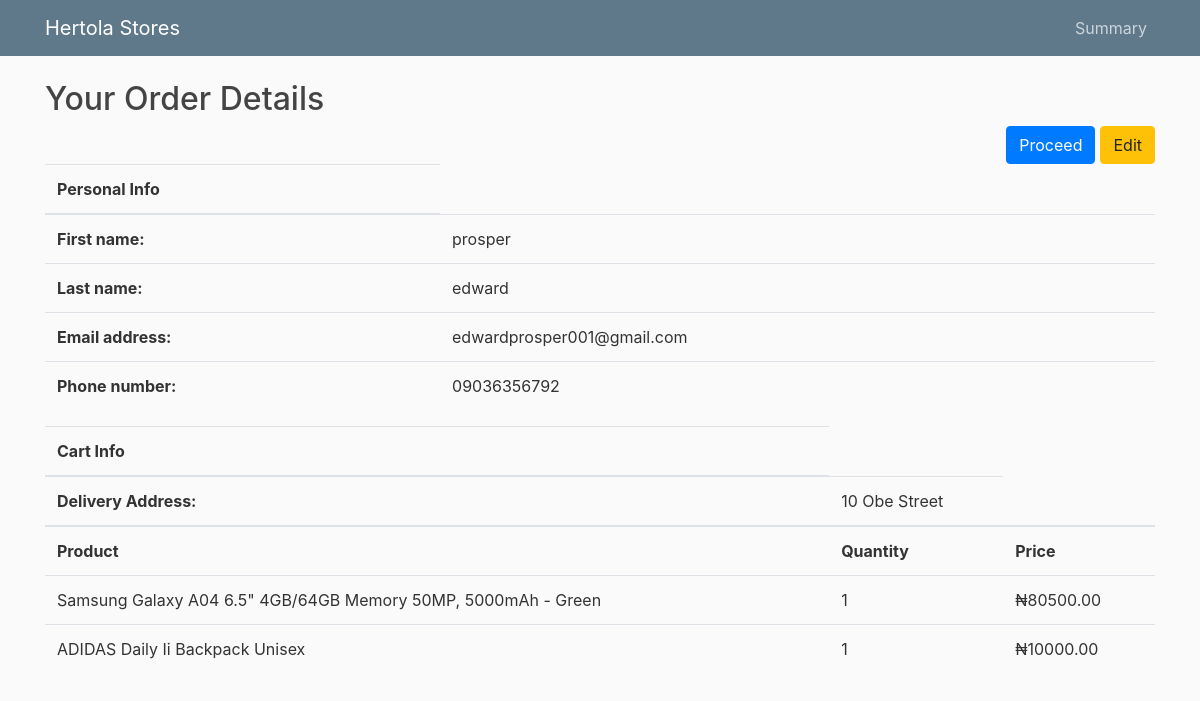
Page /orders/6/details/ on the committed database.
### orders/models.py (models this page shows, shortened)
class Order(models.Model):
    first_name = models.CharField(max_length=50)
    last_name = models.CharField(max_length=50)
    email = models.EmailField()
    phone_number = models.CharField(max_length=11)
    address = models.CharField(max_length=250)
    postal_code = models.CharField(max_length=20)
    city = models.ForeignKey(LGA, on_delete=models.CASCADE)
    delivery_fee = ChainedForeignKey(Delivery_prices, chained_field="city",
                                     chained_model_field="city",
                                     show_all=False,
                                    auto_choose=True,
                                    sort=True)
    created = models.DateTimeField(auto_now_add=True)
    updated = models.DateTimeField(auto_now=True)
    paid = models.BooleanField(default=False)
    ref = models.CharField(max_length=200)
    refund_requested = models.BooleanField(default=False)
    refund_granted = models.BooleanField(default=False)
    coupon = models.ForeignKey(Coupon,
                               related_name='orders',
                               null=True,
                               blank=True,
                               on_delete=models.SET_NULL)
    discount = models.IntegerField(default=0,
                                   validators=[MinValueValidator(0),
                                       MaxValueValidator(100)])
    class Meta:
        ordering = ['-created']
        indexes = [
            models.Index(fields=['-created']),
        ]

class OrderItem(models.Model):
    order = models.ForeignKey(Order,
                              related_name='items',
                              on_delete=models.CASCADE)
    product = models.ForeignKey(Product,
                                related_name='order_items',
                                on_delete=models.CASCADE)
    price = models.DecimalField(max_digits=10,
                                decimal_places=2)
    quantity = models.PositiveIntegerField(default=1)
    def get_cost(self):
        return self.price * self.quantity

### shop/models.py (models this page shows, shortened)
class Product(models.Model):
    category = models.ForeignKey(Category,
                                 related_name='products',
                                 on_delete=models.CASCADE)
    subcategory = models.ForeignKey(SubCategory, on_delete=models.CASCADE, blank=True, null=True)
    supersubcategory = models.ForeignKey(SuperSubCategory, on_delete=models.CASCADE, blank=True, null=True)
    brand = models.CharField(max_length=150)
    name = models.CharField(max_length=200)
    slug = models.SlugField(max_length=200)
    image = models.ImageField(upload_to='products/%Y/%m/%d',
                              blank=True)
    other_images = models.ManyToManyField(MyProductImages)
    description = models.TextField(blank=True)
    specifications = RichTextField(blank=True, null=True)
    price = models.DecimalField(max_digits=10,
                                decimal_places=2)
    available = models.BooleanField(default=True)
    bestseller = models.BooleanField(default=False)
    created = models.DateTimeField(auto_now_add=True)
    updated = models.DateTimeField(auto_now=True)
    class Meta:
        ordering = ['name']
        indexes = [
            models.Index(fields=['id', 'slug']),
            models.Index(fields=['name']),
            models.Index(fields=['-created']),
        ]

### orders/views.py (the view)
# urls.py: path("<int:id>/details/", views.order_details, name='order-details'),
def order_details(request, id):
    current_order = Order.objects.get(id=id)
    current_orderitem = OrderItem.objects.filter(order=current_order)
    context = {
        "current_order": current_order,
        "current_orderitem": current_orderitem,
        "title": "Order | Details"
    }
    return render(request, "orders/order/order_details.html", context)

### cart/context_processors.py (called while the page is built)
def cart(request):
    return {'cart': Cart(request)}

### orders/templates/orders/order/order_details.html (shortened to what this page needs)
{% extends "users/user_base.html" %}
{% load static %}
{% block content %}
<h2>Your Order Details</h2>
<a style="float: right;" class="btn btn-warning" href="{% url 'orders:order-summary-edit' current_order.pk %}">Edit</a>
<a class="btn btn-primary" style="float: right; margin-right: 5px;" href="{% url 'initiate-payment-4' current_order.id %}">Proceed</a>
<table class="table">
  <thead>
    <tr>
      <th scope="col">Personal Info</th>
    </tr>
  </thead>
  <tbody>
    <tr>
      <th scope="row">First name:</th>
      <td>{{ current_order.first_name}}</td>
    </tr>
    <tr>
      <th scope="row">Last name:</th>
      <td>{{ current_order.last_name}}</td>
    </tr>
    <tr>
      <th scope="row">Email address:</th>
      <td>{{ current_order.email }} </td>
    </tr>
    <tr>
      <th scope="row">Phone number:</th>
      <td>{{ current_order.phone_number }}</td>
    </tr>
  </tbody>
</table>
<table class="table">
  <thead>
    <tr>
      <th scope="col">Cart Info</th>
    </tr>
  </thead>
  <tr>
    <th scope="row">Delivery Address:</th>
    <td>{{ current_order.address }}</td>
  </tr>
  <tbody>
    <tr>
      <th>Product</th>
      <th>Quantity</th>
      <th>Price</th>
    </tr>
    {% for item in current_orderitem %}
    <tr>
      <td>{{ item.product.name }}</td>
      <td>{{ item.quantity }}</td>
      <td><span>&#8358;</span>{{ item.get_cost }}</td>
    </tr>
    {% endfor %}
  </table>
{% endblock content %}

### users/static/users/main.css (style rules this page uses)
body { background: #fafafa; color: #333333; margin-top: 5rem; }
h1, h2, h3, h4, h5, h6 { color: #444444; }

### rows in the picture
Order: first_name "prosper", last_name "edward", email "edwardprosper001@gmail.com", phone_number "09036356792", address "10 Obe Street"
OrderItem: product.name "Samsung Galaxy A04 6.5\" 4GB/64GB Memory 50MP, 5000mAh - Green", quantity "1", get_cost "80500.00"
OrderItem: product.name "ADIDAS Daily Ii Backpack Unisex", quantity "1", get_cost "10000.00"
